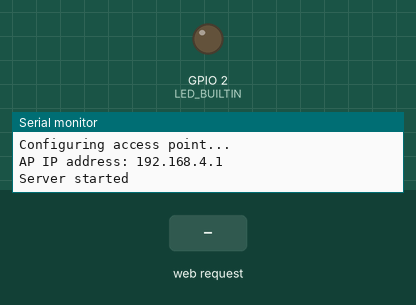
Bench run of a sketch on a simulated ESP32. On the bench: output pins drawn as LEDs (lit = HIGH), the last lines printed to the serial monitor. The inputs (shaded band) are chosen by the test bench.

Above: at 1.2 s.
1.3 s: HTTP request GET /H received
At 2.1 s:
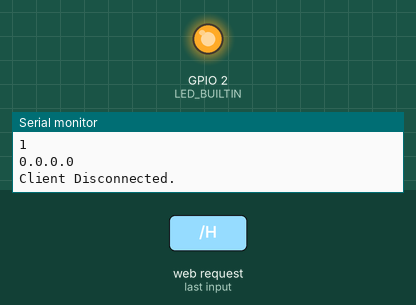
2.8 s: HTTP request GET /L received
At 3.2 s:
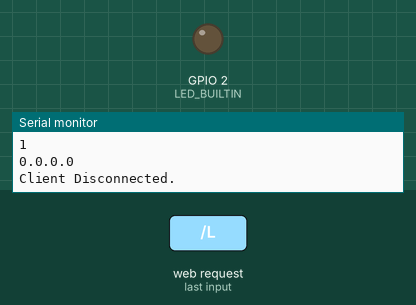
Timing chart, 0 to 5.8 s (numbered marks = the images above; inputs shaded):
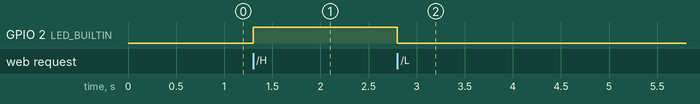

The sketch:

WiFiAccessPointMyVersion.ino
```cpp
/*
  WiFiAccessPoint.ino creates a WiFi access point and provides a web server on it.

  Steps:
  1. Connect to the access point "yourAp"
  2. Point your web browser to http://192.168.4.1/H to turn the LED on or http://192.168.4.1/L to turn it off
     OR
     Run raw TCP "GET /H" and "GET /L" on PuTTY terminal with 192.168.4.1 as IP address and 80 as port

  Created for arduino-esp32 on 04 July, 2018
  by Elochukwu Ifediora (fedy0)
*/

#include <WiFi.h>
#include <WiFiClient.h>
#include <WiFiAP.h>
#include <vector>
#include <string>
#include <cstring>
#include <set>
using namespace std;
//#include <list>

#define LED_BUILTIN 2   // Set the GPIO pin where you connected your test LED or comment this line out if your dev board has a built-in LED

// Set these to your desired credentials.
const char *ssid = "hackathons";
const char *password = "mypassword";
set<IPAddress> clients;


WiFiServer server(80);


void setup() {
  pinMode(LED_BUILTIN, OUTPUT);

  Serial.begin(115200);
  Serial.println();
  Serial.println("Configuring access point...");

  // You can remove the password parameter if you want the AP to be open.
  WiFi.softAP(ssid, password, 1, false, 8);
  //WiFi.hostname("RAM_PROJECT");
  IPAddress myIP = WiFi.softAPIP();
  Serial.print("AP IP address: ");
  Serial.println(myIP);
  server.begin();

  Serial.println("Server started");
}

void loop() {
  WiFiClient client = server.available();   // listen for incoming clients

  if (client) {                             // if you get a client,
    Serial.println("New Client.");           // print a message out the serial port
    String currentLine = "";                // make a String to hold incoming data from the client
    while (client.connected()) {
      Serial.println("TEST");
      // loop while the client's connected
      if (client.available()) {             // if there's bytes to read from the client,
        char c = client.read();             // read a byte, then
        Serial.write(c);                    // print it out the serial monitor

        if (c == '\n') {                    // if the byte is a newline character

          // if the current line is blank, you got two newline characters in a row.
          // that's the end of the client HTTP request, so send a response:
          if (currentLine.length() == 0) {
            // HTTP headers always start with a response code (e.g. HTTP/1.1 200 OK)
            // and a content-type so the client knows what's coming, then a blank line:
            client.println("HTTP/1.1 200 OK");
            client.println("Content-type:text/html");
            client.println();

            // the content of the HTTP response follows the header:
            client.print("Click <a href=\"/H\">here</a> to turn ON the LED.<br>");
            client.print("Click <a href=\"/L\">here</a> to turn OFF the LED.<br>");
            //string ip1 = ;

            // Serial.println();
            //string ip2 =
            clients.insert(client.remoteIP());

            Serial.println(clients.size());
            for (auto i = clients.begin(); i != clients.end(); ++i) {
              //char testArray[2];
              // testArray[0] = '3';
              // testArray[1] = '\0';
              //Serial.println(testArray);
              Serial.println(*i);
              client.println(*i);

            }


            //client.print(client.remoteIP());
            // client.print(":");
            //client.print(client.remotePort());
            // client.print("<br>");

            // clients.pushback(

            // The HTTP response ends with another blank line:
            client.println();
            // break out of the while loop:
            break;
          } else {    // if you got a newline, then clear currentLine:
            currentLine = "";
          }
        } else if (c != '\r') {  // if you got anything else but a carriage return character,
          currentLine += c;      // add it to the end of the currentLine
        }

        // Check to see if the client request was "GET /H" or "GET /L":
        if (currentLine.endsWith("GET /H")) {
          digitalWrite(LED_BUILTIN, HIGH);               // GET /H turns the LED on
        }
        if (currentLine.endsWith("GET /L")) {
          digitalWrite(LED_BUILTIN, LOW);                // GET /L turns the LED off
        }
      }
    }
    // close the connection:
    client.stop();
    Serial.println("Client Disconnected.");
  }
}
```

Measured:
- after the input at 1.3 s, GPIO 2 (LED_BUILTIN): LOW → HIGH at once
- after the input at 2.8 s, GPIO 2 (LED_BUILTIN): HIGH → LOW at once
